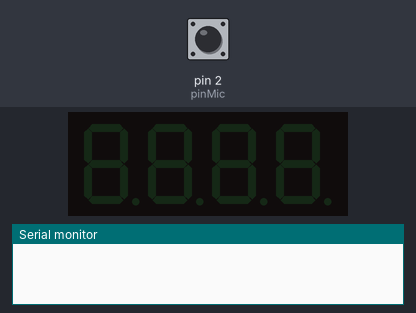
Simulated run of this sketch. Board: Arduino Uno, built with avr-gcc and run on an emulated ATmega328P. Parts: 4-digit seven-segment display, the last lines printed to the serial monitor. Wiring (inferred from the names in the program): 4-digit 7-segment display, segments lit when HIGH: segments pin 5, pin 7, pin 4, pin 11, pin 10, pin 3, pin 6; digit selects pin 13, pin 12, pin 9, pin 8. The inputs (shaded band) are chosen by the test bench; at power-on: pin 2 (pinMic) LOW. The segment pins are drawn as the display they are named for.

Above: at 1.2 s.
1.3 s: pin 2 (pinMic) driven HIGH
At 1.75 s:
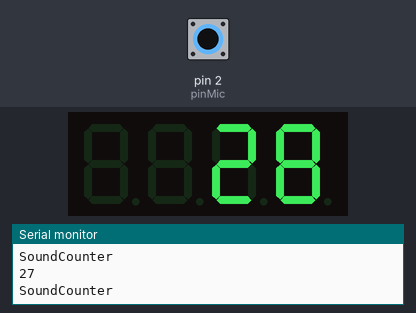
4.3 s: pin 2 (pinMic) driven LOW
At 5.2 s:
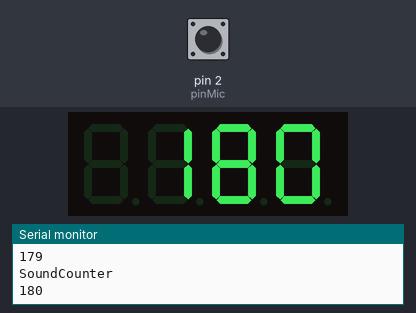
5.8 s: pin 2 (pinMic) driven HIGH
At 6.29 s:
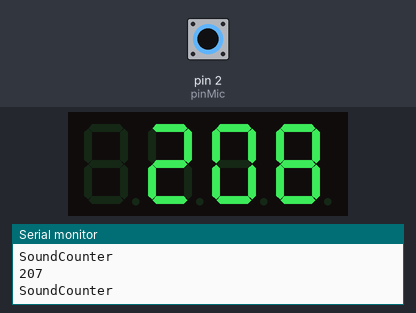
8.8 s: pin 2 (pinMic) driven LOW
At 10.0 s:
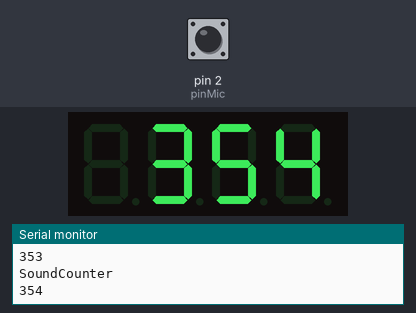
10.3 s: pin 2 (pinMic) driven HIGH
At 11.25 s:
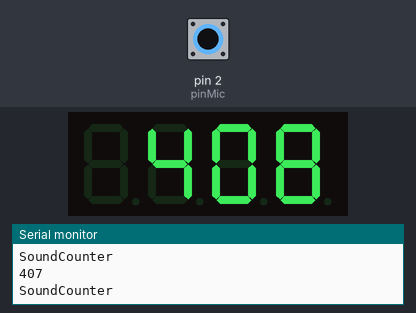
13.3 s: pin 2 (pinMic) pulsed LOW 2 times (0.12 s each, 0.3 s apart)
At 13.71 s:
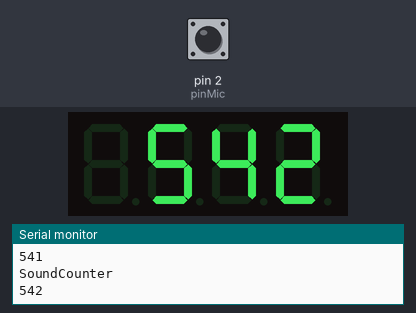

Measured:
- after the input at 1.3 s, the display: first changes after 0.09 s (image 1 shows a later state)
- after the input at 5.8 s, the display: first changes after 0.11 s (image 3 shows a later state)
- after the input at 10.3 s, the display: first changes after 0.11 s (image 5 shows a later state)

The sketch:

sound_sensor.ino
```cpp
// Constants
const int max_number = 9999;

// Properties
int soundCounter = 0;
int soundValue = 0;

// Pin Configuration variables
int pinMic = 2;

int pinA = 5;
int pinB = 7;
int pinC = 4;
int pinD = 11;
int pinE = 10;
int pinF = 3;
int pinG = 6;

int pinD1 = 13;
int pinD2 = 12;
int pinD3 = 9;
int pinD4 = 8;


void setup() {
  // put your setup code here, to run once:
  Serial.begin(9600);

  pinMode(pinMic, INPUT);

  pinMode(pinD1, OUTPUT);
  pinMode(pinD2, OUTPUT);
  pinMode(pinD3, OUTPUT);
  pinMode(pinD4, OUTPUT);

  pinMode(pinA, OUTPUT);
  pinMode(pinB, OUTPUT);
  pinMode(pinC, OUTPUT);
  pinMode(pinD, OUTPUT);
  pinMode(pinE, OUTPUT);
  pinMode(pinF, OUTPUT);
  pinMode(pinG, OUTPUT);

  soundCounter = 0;
}

void loop() {
  // put your main code here, to run repeatedly:

  soundValue = digitalRead(pinMic);
  if(soundValue >= HIGH){
    if(soundCounter <= max_number){
      soundCounter += 1;
      Serial.print("SoundCounter\n");
      Serial.print(soundCounter);
      Serial.print("\n");
    }else{
      soundCounter = 0;
    }
  }

  int digits = digitLength(soundCounter);
  int tmp = soundCounter;
  int i = 4;

  while(tmp > 0){
    clean();

    digit(i);
    number(tmp%10);
    tmp/=10;
    i-=1;

    delay(1.5);
  }
}

//Private Methods

// Returns the digit lenght
int digitLength(int digit){
  int digitCounter = 0;

  while(digit >= 1){
    digit /= 10;
    digitCounter += 1;
  }

  return digitCounter;
}

// Display Digits

void clean(){
  digitalWrite(pinA, LOW);
  digitalWrite(pinB, LOW);
  digitalWrite(pinC, LOW);
  digitalWrite(pinD, LOW);
  digitalWrite(pinE, LOW);
  digitalWrite(pinF, LOW);
  digitalWrite(pinG, LOW);
}

void digit(int digitToTurn){
  digitalWrite(pinD1, HIGH);
  digitalWrite(pinD2, HIGH);
  digitalWrite(pinD3, HIGH);
  digitalWrite(pinD4, HIGH);

  switch (digitToTurn){
    case 1: digitalWrite(pinD1, LOW); break;
    case 2: digitalWrite(pinD2, LOW); break;
    case 3: digitalWrite(pinD3, LOW); break;
    case 4: digitalWrite(pinD4, LOW); break;
  }
}

void number(int numberToShow){
  switch (numberToShow){
    case 1: one(); break;
    case 2: two(); break;
    case 3: three(); break;
    case 4: four(); break;
    case 5: five(); break;
    case 6: six(); break;
    case 7: seven(); break;
    case 8: eight(); break;
    case 9: nine(); break;
    default: zero(); break;
  }
}

void zero(){
  digitalWrite(pinA, HIGH);
  digitalWrite(pinB, HIGH);
  digitalWrite(pinC, HIGH);
  digitalWrite(pinD, HIGH);
  digitalWrite(pinE, HIGH);
  digitalWrite(pinF, HIGH);
  digitalWrite(pinG, LOW);
}

void one(){
  digitalWrite(pinA, LOW);
  digitalWrite(pinB, HIGH);
  digitalWrite(pinC, HIGH);
  digitalWrite(pinD, LOW);
  digitalWrite(pinE, LOW);
  digitalWrite(pinF, LOW);
  digitalWrite(pinG, LOW);
}

void two(){
  digitalWrite(pinA, HIGH);
  digitalWrite(pinB, HIGH);
  digitalWrite(pinC, LOW);
  digitalWrite(pinD, HIGH);
  digitalWrite(pinE, HIGH);
  digitalWrite(pinF, LOW);
  digitalWrite(pinG, HIGH);
}

void three(){
  digitalWrite(pinA, HIGH);
  digitalWrite(pinB, HIGH);
  digitalWrite(pinC, HIGH);
  digitalWrite(pinD, HIGH);
  digitalWrite(pinE, LOW);
  digitalWrite(pinF, LOW);
  digitalWrite(pinG, HIGH);
}

void four(){
  digitalWrite(pinA, LOW);
  digitalWrite(pinB, HIGH);
  digitalWrite(pinC, HIGH);
  digitalWrite(pinD, LOW);
  digitalWrite(pinE, LOW);
  digitalWrite(pinF, HIGH);
  digitalWrite(pinG, HIGH);
}

void five(){
  digitalWrite(pinA, HIGH);
  digitalWrite(pinB, LOW);
  digitalWrite(pinC, HIGH);
  digitalWrite(pinD, HIGH);
  digitalWrite(pinE, LOW);
  digitalWrite(pinF, HIGH);
  digitalWrite(pinG, HIGH);
}

void six(){
  digitalWrite(pinA, HIGH);
  digitalWrite(pinB, LOW);
  digitalWrite(pinC, HIGH);
  digitalWrite(pinD, HIGH);
  digitalWrite(pinE, HIGH);
  digitalWrite(pinF, HIGH);
  digitalWrite(pinG, HIGH);
}

void seven(){
  digitalWrite(pinA, HIGH);
  digitalWrite(pinB, HIGH);
  digitalWrite(pinC, HIGH);
  digitalWrite(pinD, LOW);
  digitalWrite(pinE, LOW);
  digitalWrite(pinF, LOW);
  digitalWrite(pinG, LOW);
}

void eight(){
  digitalWrite(pinA, HIGH);
  digitalWrite(pinB, HIGH);
  digitalWrite(pinC, HIGH);
  digitalWrite(pinD, HIGH);
  digitalWrite(pinE, HIGH);
  digitalWrite(pinF, HIGH);
  digitalWrite(pinG, HIGH);
}

void nine(){
  digitalWrite(pinA, HIGH);
  digitalWrite(pinB, HIGH);
  digitalWrite(pinC, HIGH);
  digitalWrite(pinD, HIGH);
  digitalWrite(pinE, LOW);
  digitalWrite(pinF, HIGH);
  digitalWrite(pinG, HIGH);
}
```
